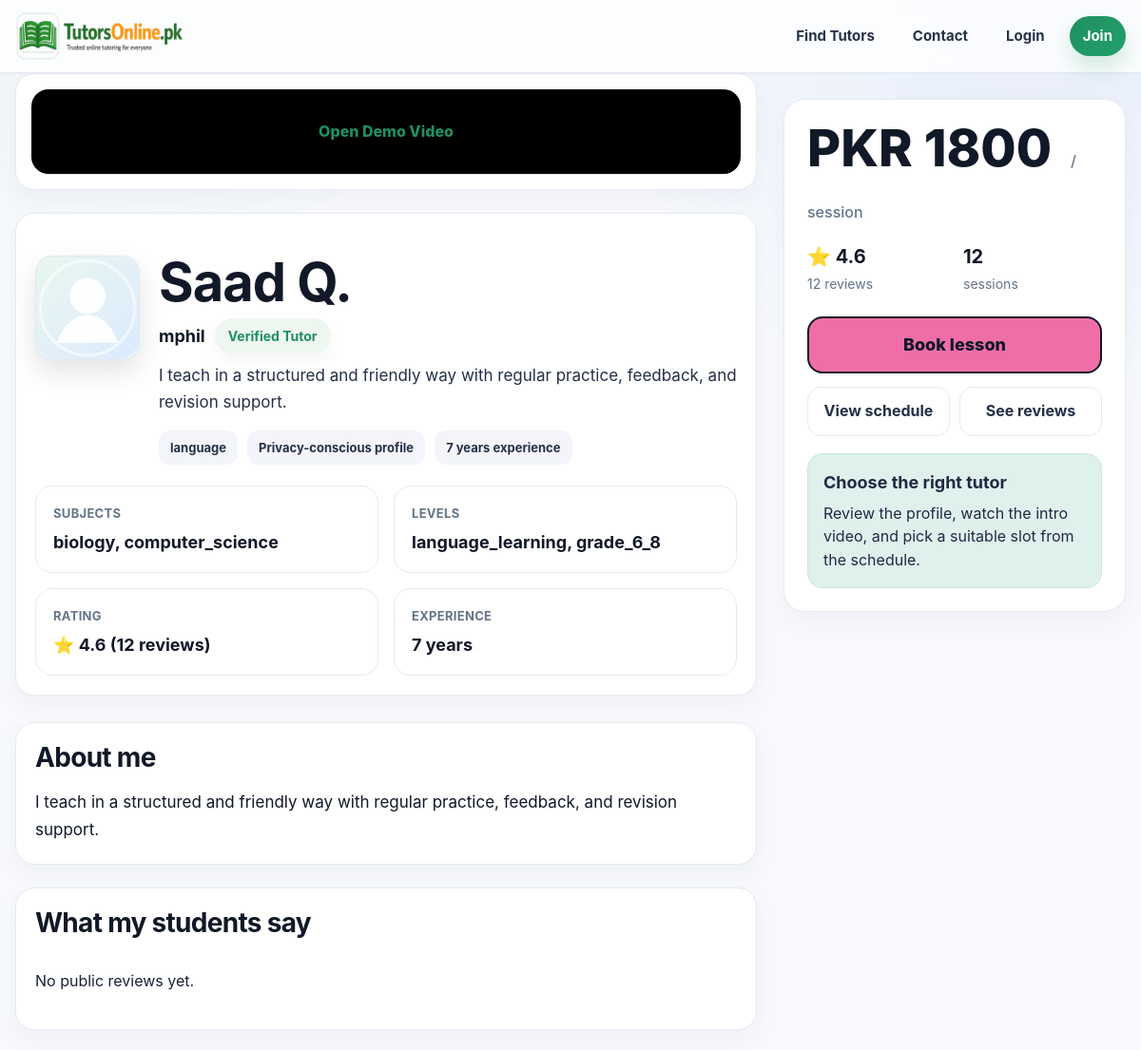
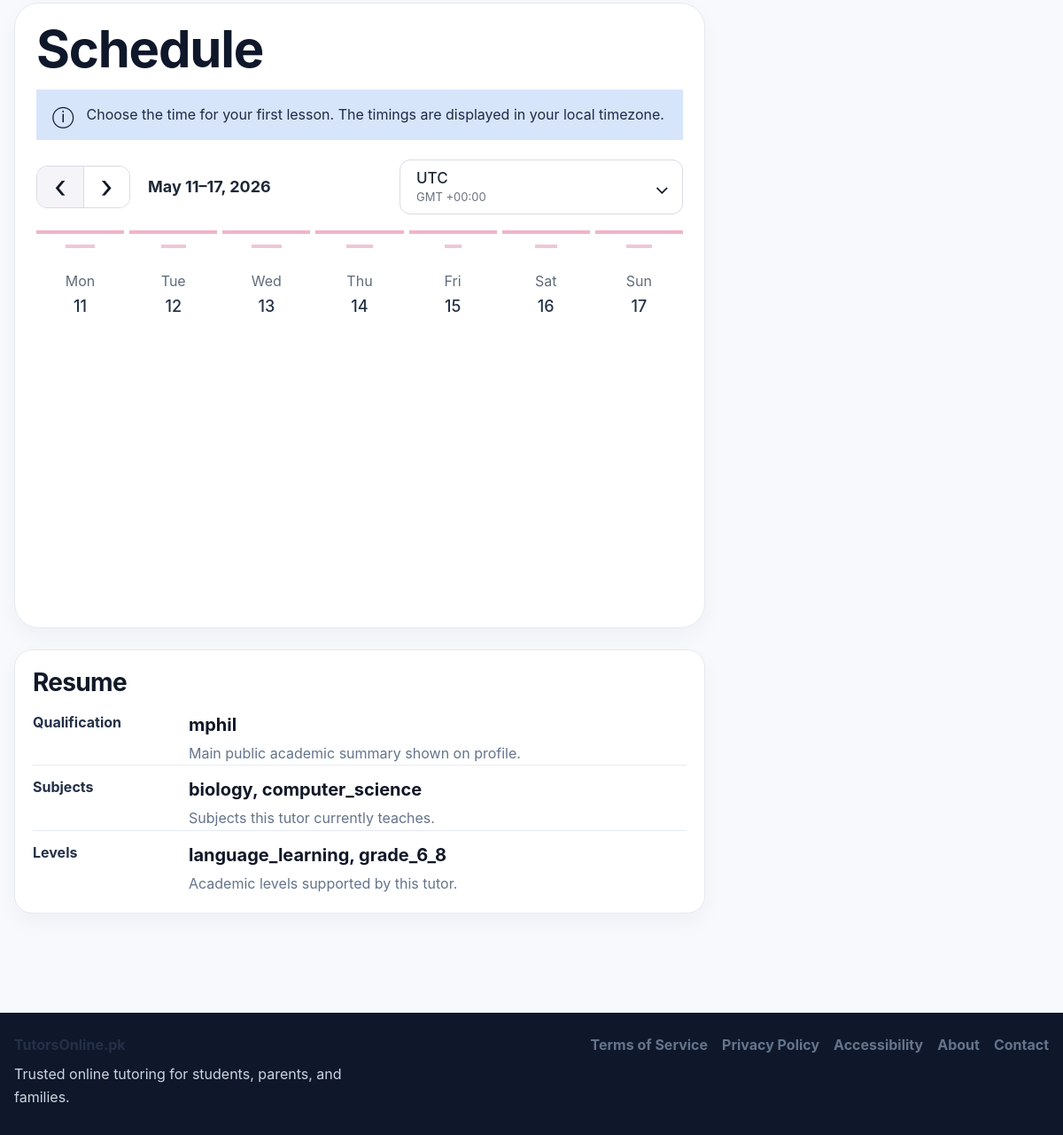
Page /tutors/9 on the earlier database version (2 pictures, top to bottom).
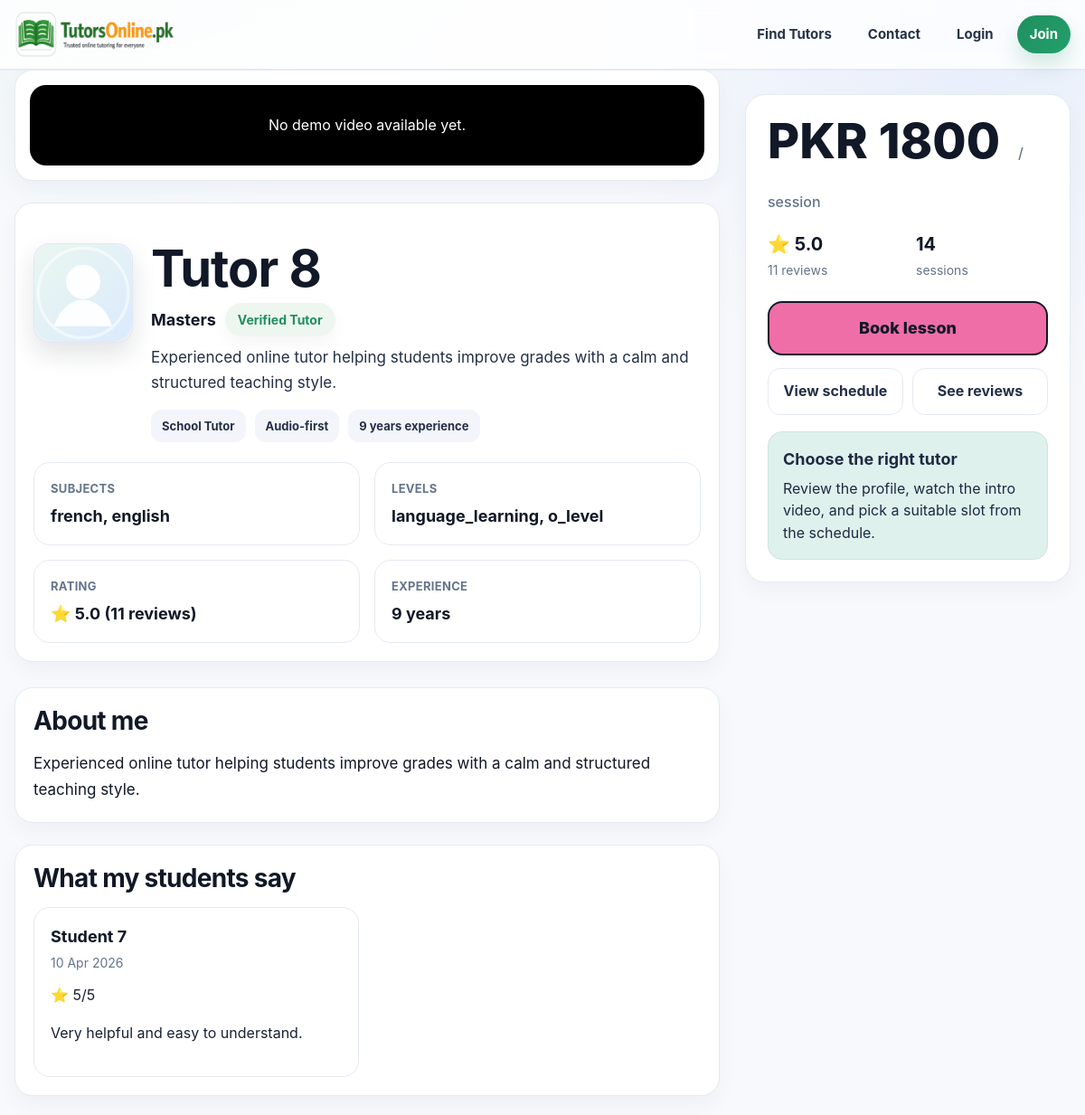
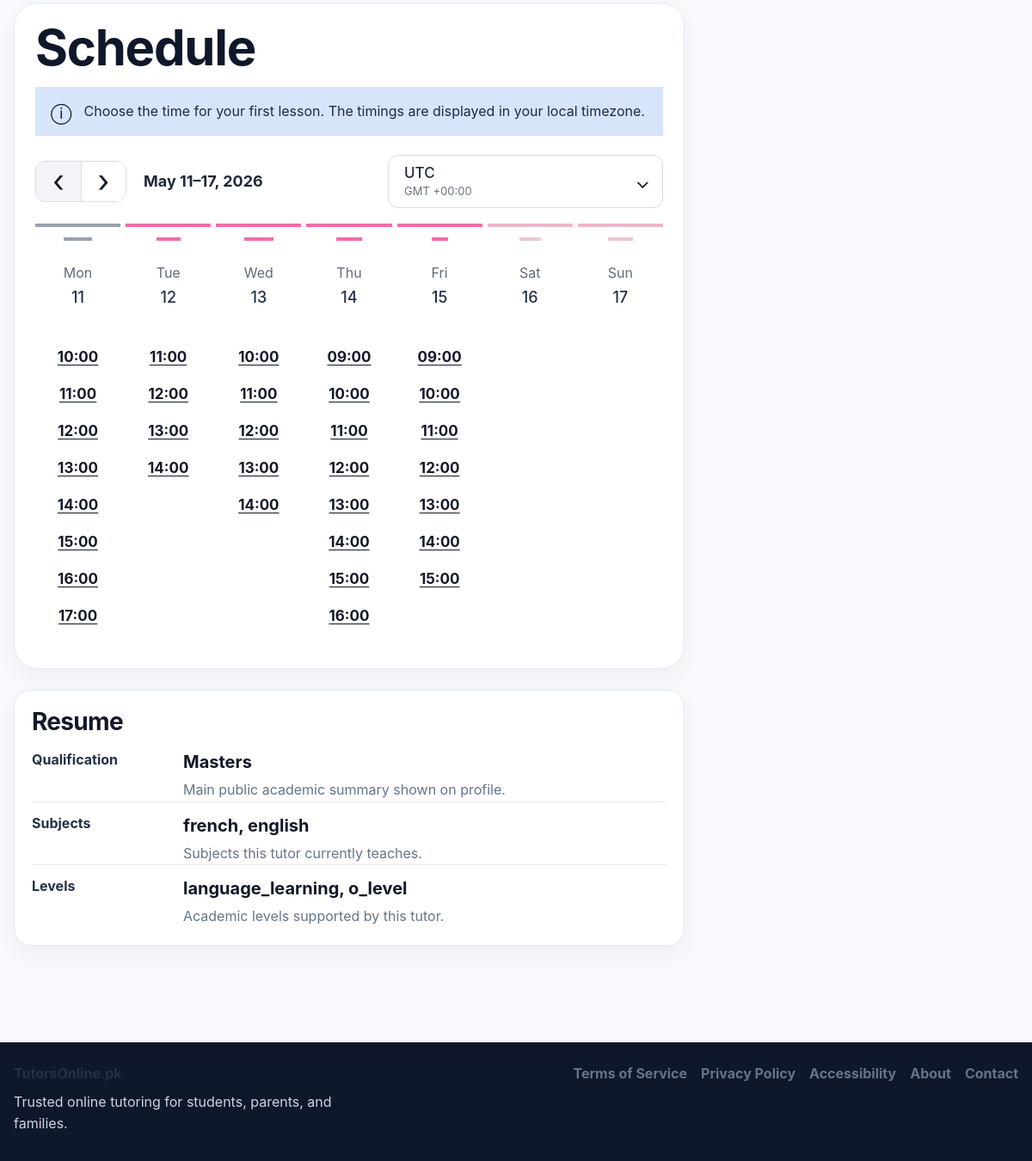
Same page on the later database version (2 pictures, top to bottom).
### app.py (models this page shows, shortened)
class User(UserMixin, db.Model):
    id = db.Column(db.Integer, primary_key=True)
    email = db.Column(db.String(120), unique=True, nullable=False)
    password_hash = db.Column(db.String(255), nullable=False)
    role = db.Column(db.String(20), nullable=False, default="student")
    full_name = db.Column(db.String(120), nullable=False)
    public_name = db.Column(db.String(120), nullable=False)
    qualification = db.Column(db.String(120), default="")
    subjects = db.Column(db.String(255), default="")
    class_levels = db.Column(db.String(255), default="")
    experience_years = db.Column(db.Integer, default=0)
    bio = db.Column(db.Text, default="")
    degree_title = db.Column(db.String(255), default="")
    degree_major = db.Column(db.String(255), default="")
    degree_institution = db.Column(db.String(255), default="")
    degree_year = db.Column(db.String(50), default="")
    degree_grade = db.Column(db.String(50), default="")
    previous_path_choice = db.Column(db.String(50), default="")
    mphil_title = db.Column(db.String(255), default="")
    mphil_major = db.Column(db.String(255), default="")
    mphil_institution = db.Column(db.String(255), default="")
    mphil_year = db.Column(db.String(50), default="")
    mphil_grade = db.Column(db.String(50), default="")
    mphil_additional_note = db.Column(db.String(255), default="")
    masters_title = db.Column(db.String(255), default="")
    masters_major = db.Column(db.String(255), default="")
    masters_institution = db.Column(db.String(255), default="")
    masters_year = db.Column(db.String(50), default="")
    masters_grade = db.Column(db.String(50), default="")
    masters_additional_note = db.Column(db.String(255), default="")
    bachelor_title = db.Column(db.String(255), default="")
    bachelor_major = db.Column(db.String(255), default="")
    bachelor_institution = db.Column(db.String(255), default="")
    bachelor_year = db.Column(db.String(50), default="")
    bachelor_grade = db.Column(db.String(50), default="")
    bachelor_additional_note = db.Column(db.String(255), default="")
    inter_program = db.Column(db.String(100), default="")
    inter_institution = db.Column(db.String(255), default="")
    inter_grade = db.Column(db.String(50), default="")
    inter_year = db.Column(db.String(50), default="")
    matric_program = db.Column(db.String(100), default="")
    matric_institution = db.Column(db.String(255), default="")
    matric_grade = db.Column(db.String(50), default="")
    matric_year = db.Column(db.String(50), default="")
    gender = db.Column(db.String(50), default="")
    city = db.Column(db.String(120), default="")
    main_subject = db.Column(db.String(120), default="")
    additional_subjects = db.Column(db.String(255), default="")
    student_level = db.Column(db.String(120), default="")
    student_subject_needed = db.Column(db.String(120), default="")
    preferred_tutor_gender = db.Column(db.String(50), default="")
    learning_mode = db.Column(db.String(50), default="")
    teaching_mode = db.Column(db.String(50), default="")
    hourly_rate = db.Column(db.Integer, default=0)
    mobile_number = db.Column(db.String(40), default="")
    cnic_number = db.Column(db.String(40), default="")
    profile_image = db.Column(db.String(255), default="")
    degree_file = db.Column(db.String(255), default="")
    additional_qualification_level = db.Column(db.String(80), default="")
    additional_qualification_title = db.Column(db.String(255), default="")
    additional_qualification_major = db.Column(db.String(255), default="")
    additional_qualification_institution = db.Column(db.String(255), default="")
    additional_qualification_year = db.Column(db.String(50), default="")
    additional_qualification_grade = db.Column(db.String(50), default="")
    additional_qualification_file = db.Column(db.String(255), default="")
    demo_video_url = db.Column(db.String(255), default="")
    demo_video_file = db.Column(db.String(255), default="")
    modest_profile = db.Column(db.Boolean, default=False)
    audio_only = db.Column(db.Boolean, default=False)
    is_active_user = db.Column(db.Boolean, default=True)
    is_verified_tutor = db.Column(db.Boolean, default=False)
    profile_stage = db.Column(db.String(40), default="basic_complete")
    verification_submitted_at = db.Column(db.DateTime)
    approved_at = db.Column(db.DateTime)
    rejected_at = db.Column(db.DateTime)
    admin_review_note = db.Column(db.Text, default="")
    is_public_tutor = db.Column(db.Boolean, default=False)
    tutor_category = db.Column(db.String(80), default="")
    bonus_credits = db.Column(db.Integer, default=0)
    total_earnings_pkr = db.Column(db.Integer, default=0)
    monthly_earnings_pkr = db.Column(db.Integer, default=0)
    sessions_completed = db.Column(db.Integer, default=0)
    rating_avg = db.Column(db.Float, default=0.0)
    rating_count = db.Column(db.Integer, default=0)
    credits_balance = db.Column(db.Integer, default=0)
    pending_payout_pkr = db.Column(db.Integer, default=0)
    payout_method = db.Column(db.String(30), default="bank")
    payout_account_title = db.Column(db.String(120), default="")
    payout_account_number = db.Column(db.String(120), default="")
    payout_iban = db.Column(db.String(64), default="")
    created_at = db.Column(db.DateTime, default=datetime.utcnow)
    bookings_as_student = db.relationship(
        "Booking",
        backref="student",
        lazy=True,
        foreign_keys="Booking.student_id",
    )
    bookings_as_tutor = db.relationship(
        "Booking",
        backref="tutor",
        lazy=True,
        foreign_keys="Booking.tutor_id",
    )

class Feedback(db.Model):
    id = db.Column(db.Integer, primary_key=True)
    booking_id = db.Column(db.Integer, db.ForeignKey("booking.id"), nullable=False)
    tutor_id = db.Column(db.Integer, db.ForeignKey("user.id"), nullable=False)
    student_id = db.Column(db.Integer, db.ForeignKey("user.id"), nullable=False)
    rating = db.Column(db.Integer, nullable=False)
    punctuality = db.Column(db.Integer, nullable=False)
    explanation = db.Column(db.Integer, nullable=False)
    professionalism = db.Column(db.Integer, nullable=False)
    comment = db.Column(db.Text, default="")
    created_at = db.Column(db.DateTime, default=datetime.utcnow)
    tutor = db.relationship("User", foreign_keys=[tutor_id], backref="feedback_received")
    student = db.relationship("User", foreign_keys=[student_id])
    booking = db.relationship("Booking", backref="feedback_entries")

### app.py (the view, shortened to what this page needs)
@app.route("/tutors/<int:tutor_id>", methods=["GET", "POST"])
def tutor_profile(tutor_id):
    if UNDER_CONSTRUCTION:
        return redirect(url_for("index"))
    tutor = User.query.get_or_404(tutor_id)
    if tutor.role != "tutor":
        flash("Tutor not found.", "danger")
        return redirect(url_for("tutors"))
    completed_bookings = []
    if current_user.is_authenticated and current_user.role == "student":
        completed_bookings = Booking.query.filter_by(
            student_id=current_user.id,
            tutor_id=tutor.id,
            status="completed",
        ).all()
    youtube_embed = get_youtube_embed(tutor.demo_video_url)
    schedule_ctx = get_tutor_schedule_context(tutor)
    context = dict(
    tutor=tutor,
    completed_bookings=completed_bookings,
    youtube_embed=youtube_embed,
    **schedule_ctx,
    )
    if is_htmx_like_request() and request.args.get("fragment") == "schedule":
        return render_template("partials/tutor_schedule_section.html", **context)
    return render_template("tutor_profile.html", **context)

### templates/tutor_profile.html (shortened to what this page needs)
{% extends 'base.html' %}
{% block content %}
<section class="preply-page">
  <main class="preply-main">
    <section class="preply-card hero-video-card">
      <div class="hero-video-shell">
        {% if youtube_embed %}
          <iframe
            src="{{ youtube_embed }}"
            allowfullscreen>
          </iframe>
        {% elif tutor.demo_video_url %}
          <div style="padding:32px; text-align:center;">
            <a class="btn btn-light" href="{{ tutor.demo_video_url }}" target="_blank" rel="noopener">
              Open Demo Video
            </a>
          </div>
        {% else %}
          <div style="padding:32px; text-align:center; color:#fff;">
            No demo video available yet.
          </div>
        {% endif %}
      </div>
    </section>
    <section class="preply-card" style="margin-top:24px;">
      <div class="tutor-top-summary">
        <img class="tutor-mini-photo" src="{{ image_url(tutor.profile_image) }}" data-fallback="{{ url_for('static', filename='images/default-avatar.svg') }}" alt="{{ tutor.public_name }}">
        <div>
          <h1 class="tutor-name">{{ tutor.public_name }}</h1>
          <div class="tutor-subline">
            <strong>{{ tutor.qualification or 'Qualified tutor' }}</strong>
            {% if tutor.is_verified_tutor %}
              <span class="verified-pill">Verified Tutor</span>
            {% endif %}
          </div>
          <p class="tutor-headline">
            {{ tutor.bio or 'Qualified online tutor available through TutorsOnline.pk.' }}
          </p>
          <div class="highlights-row">
            {% if tutor.tutor_category %}<span class="highlight-chip">{{ tutor.tutor_category }}</span>{% endif %}
            {% if tutor.audio_only %}<span class="highlight-chip">Audio-first</span>{% endif %}
            {% if tutor.modest_profile %}<span class="highlight-chip">Privacy-conscious profile</span>{% endif %}
            <span class="highlight-chip">{{ tutor.experience_years or 0 }} years experience</span>
          </div>
        </div>
      </div>
      <div class="info-grid">
        <div class="info-item">
          <span class="label">Subjects</span>
          <strong>{{ tutor.subjects or 'Not added yet' }}</strong>
        </div>
        <div class="info-item">
          <span class="label">Levels</span>
          <strong>{{ tutor.class_levels or 'Not added yet' }}</strong>
        </div>
        <div class="info-item">
          <span class="label">Rating</span>
          <strong>⭐ {{ '%.1f'|format(tutor.rating_avg) }}{% if tutor.rating_count %} ({{ tutor.rating_count }} reviews){% endif %}</strong>
        </div>
        <div class="info-item">
          <span class="label">Experience</span>
          <strong>{{ tutor.experience_years or 0 }} years</strong>
        </div>
      </div>
    </section>
    <div class="section-stack">
      <section class="preply-card about-card" id="about">
        <h2>About me</h2>
        <div class="about-copy">
          {{ tutor.bio or 'This tutor has not added a detailed introduction yet.' }}
        </div>
      </section>
      <section class="preply-card review-card" id="reviews">
        <h2>What my students say</h2>
        <div class="review-grid">
          {% for item in tutor.feedback_received[:6] %}
            <div class="review-tile">
              <strong>{{ item.student.public_name }}</strong>
              <div class="review-date">{{ item.created_at.strftime('%d %b %Y') if item.created_at else '' }}</div>
              <div style="margin-bottom:10px;">⭐ {{ item.rating }}/5</div>
              <p>{{ item.comment or 'Positive learning experience.' }}</p>
            </div>
          {% else %}
            <p>No public reviews yet.</p>
          {% endfor %}
        </div>
      </section>
    <div id="schedule-container">
    {% include 'partials/tutor_schedule_section.html' %}
    </div>
      <section class="preply-card resume-card" id="resume">
        <h2>Resume</h2>
        <div class="resume-row">
          <div class="resume-year">Qualification</div>
          <div class="resume-detail">
            <strong>{{ tutor.qualification or 'Not added yet' }}</strong>
            <p>Main public academic summary shown on profile.</p>
          </div>
        </div>
        <div class="resume-row">
          <div class="resume-year">Subjects</div>
          <div class="resume-detail">
            <strong>{{ tutor.subjects or 'Not added yet' }}</strong>
            <p>Subjects this tutor currently teaches.</p>
          </div>
        </div>
        <div class="resume-row">
          <div class="resume-year">Levels</div>
          <div class="resume-detail">
            <strong>{{ tutor.class_levels or 'Not added yet' }}</strong>
            <p>Academic levels supported by this tutor.</p>
          </div>
        </div>
      </section>
    </div>
  </main>
  <aside class="preply-aside">
    <section class="preply-card booking-card">
      <div class="booking-price">
        {% if tutor.hourly_rate and tutor.hourly_rate > 0 %}
          PKR {{ tutor.hourly_rate }}
          <small>/ session</small>
        {% else %}
          Book now
          <small>session booking</small>
        {% endif %}
      </div>
      <div class="booking-metrics">
        <div class="booking-metric">
          <strong>⭐ {{ '%.1f'|format(tutor.rating_avg or 0) }}</strong>
          <span>{{ tutor.rating_count or 0 }} reviews</span>
        </div>
        <div class="booking-metric">
          <strong>{{ tutor.sessions_completed or 0 }}</strong>
          <span>sessions</span>
        </div>
      </div>
      <a class="primary-cta" href="#schedule">
        Book lesson
      </a>
      <div class="booking-secondary">
        <a href="#schedule">View schedule</a>
        <a href="#reviews">See reviews</a>
      </div>
      <div class="booking-note">
        <strong>Choose the right tutor</strong>
        Review the profile, watch the intro video, and pick a suitable slot from the schedule.
      </div>
    </section>
  </aside>
</section>
{% endblock %}

Differences in the rows shown:
changed User: public_name "Saad Q." → "Tutor 8"; qualification "mphil" → "Masters"; bio "I teach in a structured and friendly way with regular practice, feedback, and revision support." → "Experienced online tutor helping students improve grades with a calm and structured teaching style."; tutor_category "language" → "School Tutor"; audio_only False → True (drawn); experience_years "7" → "9"; subjects "biology, computer_science" → "french, english"; class_levels "language_learning, grade_6_8" → "language_learning, o_level"; rating_avg "4.6" → "5.0"; rating_count "12" → "11"; sessions_completed "12" → "14"; modest_profile True → False (drawn)
added Feedback: student.public_name "Student 7", created_at "10 Apr 2026", rating "5", comment "Very helpful and easy to understand."
Other differences:
text no longer shown: "Open Demo Video Privacy-conscious profile No public reviews yet."
text now shown: "No demo video available yet. Audio-first"
new list line: "10:00 11:00 12:00 13:00 14:00 15:00 16:00 17:00"
new list line: "11:00 12:00 13:00 14:00"
new list line: "10:00 11:00 12:00 13:00 14:00"
new list line: "09:00 10:00 11:00 12:00 13:00 14:00 15:00 16:00"
new list line: "09:00 10:00 11:00 12:00 13:00 14:00 15:00"
